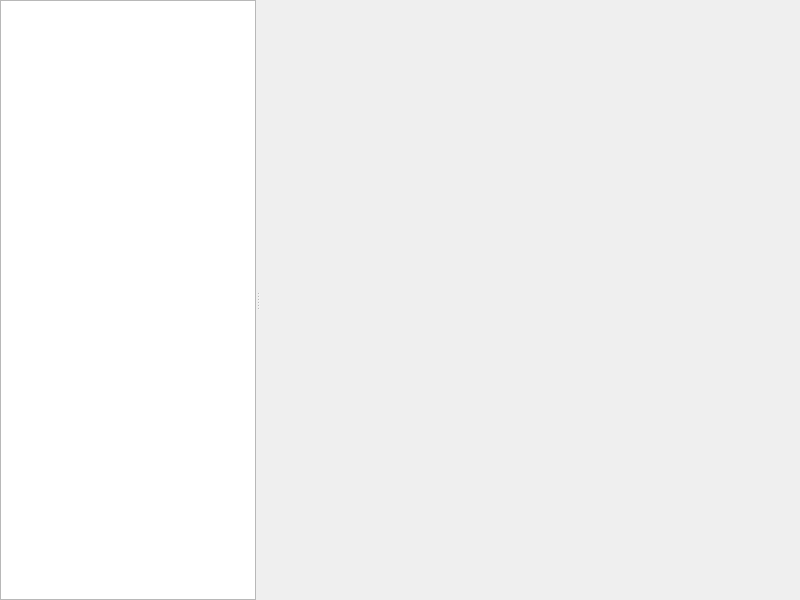
<?xml version="1.0" encoding="UTF-8"?>
<ui version="4.0">
 <class>MainWindow</class>
 <widget class="QMainWindow" name="MainWindow">
  <property name="geometry">
   <rect>
    <x>0</x>
    <y>0</y>
    <width>800</width>
    <height>600</height>
   </rect>
  </property>
  <property name="windowTitle">
   <string>Descend</string>
  </property>
  <widget class="QWidget" name="centralWidget">
   <layout class="QVBoxLayout" name="centralLayout">
    <property name="margin">
     <number>0</number>
    </property>
    <item>
     <widget class="QSplitter" name="splitter">
      <property name="orientation">
       <enum>Qt::Horizontal</enum>
      </property>
      <widget class="QWidget" name="paneWidget" native="true">
       <layout class="QVBoxLayout" name="paneLayout" stretch="0">
        <property name="spacing">
         <number>0</number>
        </property>
        <property name="margin">
         <number>0</number>
        </property>
        <item>
         <widget class="QTreeView" name="treeView">
          <property name="editTriggers">
           <set>QAbstractItemView::EditKeyPressed|QAbstractItemView::SelectedClicked</set>
          </property>
          <property name="rootIsDecorated">
           <bool>false</bool>
          </property>
          <property name="headerHidden">
           <bool>true</bool>
          </property>
         </widget>
        </item>
       </layout>
      </widget>
      <widget class="SceneWidget" name="sceneWidget" native="true">
       <property name="sizePolicy">
        <sizepolicy hsizetype="Expanding" vsizetype="Preferred">
         <horstretch>1</horstretch>
         <verstretch>0</verstretch>
        </sizepolicy>
       </property>
      </widget>
     </widget>
    </item>
   </layout>
  </widget>
 </widget>
 <customwidgets>
  <customwidget>
   <class>SceneWidget</class>
   <extends>QWidget</extends>
   <header>scenewidget.h</header>
   <container>1</container>
  </customwidget>
 </customwidgets>
 <resources/>
 <connections/>
</ui>
